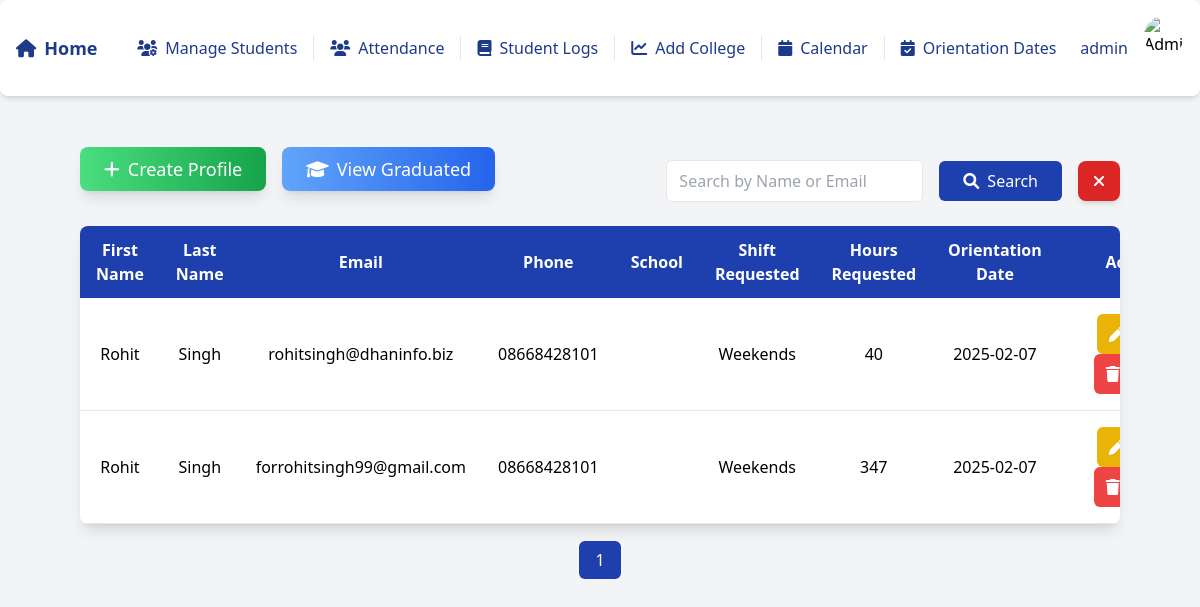
The app's page / (signed in) with its own data.
### students/models.py (models this page shows, shortened)
class StudentProfile(models.Model):
    SHIFT_CHOICES = [
        ('Weekdays', 'Weekdays'),
        ('Weekends', 'Weekends'),
    ]
    WEEKDAYS_CHOICES = [
        ('Monday', 'Monday'),
        ('Tuesday', 'Tuesday'),
        ('Wednesday', 'Wednesday'),
        ('Thursday', 'Thursday'),
        ('Friday', 'Friday'),
    ]
    first_name = models.CharField(max_length=100)
    last_name = models.CharField(max_length=100)
    phone = models.CharField(max_length=15, default='')
    email = models.EmailField(unique=True)
    school = models.CharField(max_length=100)
    college = models.ForeignKey(College, on_delete=models.SET_NULL, null=True, blank=True)
    lchaim_training_completed = models.BooleanField(default=False)
    police_check = models.BooleanField(default=False)
    med_docs = models.BooleanField(default=False)
    hours_requested = models.IntegerField(null=True)
    hours_completed = models.PositiveIntegerField(default=0)
    shift_requested = models.CharField(max_length=10, choices=SHIFT_CHOICES)
    weekdays_selected = models.JSONField(default=list, blank=True)  # Stores selected weekdays as a list
    assigned_shift = models.ForeignKey(Shift, on_delete=models.SET_NULL, null=True, blank=True, related_name="students")
    start_date = models.DateField(null=True)
    end_date = models.DateField(null=True)
    lchaim_orientation_date = models.ForeignKey(OrientationDate, on_delete=models.SET_NULL, null=True, blank=True)
    skills_book_completed = models.BooleanField(default=False)
    comments = models.TextField(blank=True, null=True)
    status = models.CharField(
        max_length=10,
        choices=[('Training', 'Training'), ('Graduated', 'Graduated')],
        default='Training'
    )

class OrientationDate(models.Model):
    date = models.DateField(unique=True)
    description = models.CharField(max_length=255, blank=True, null=True)
    created_at = models.DateTimeField(auto_now_add=True)
    updated_at = models.DateTimeField(auto_now=True)
    def __str__(self):
        return self.date.strftime('%Y-%m-%d')

### students/views.py (the view, shortened to what this page needs)
# urls.py: path('', views.student_profile_list, name='student_profile_list'),
@login_required
def student_profile_list(request):
    query = request.GET.get('q', '')
    orientation_date = request.GET.get('orientation_date', '')
    profiles = StudentProfile.objects.all()
    if orientation_date:
        profiles = profiles.filter(lchaim_orientation_date=orientation_date)
    paginator = Paginator(profiles, 10)
    page_number = request.GET.get('page', 1)
    page_obj = paginator.get_page(page_number)
    is_school_group = request.user.groups.filter(name='School').exists()
    return render(request, 'student_profile_list.html', {
        'page_obj': page_obj,
        'query': query,
        'orientation_date': orientation_date,
        'is_school_group': is_school_group,
    })

### students/templates/student_profile_list.html (shortened to what this page needs)
{% load static %}
<!DOCTYPE html>
<html lang="en">
<head>
    <script src="https://cdn.tailwindcss.com"></script>
    <link href="https://cdnjs.cloudflare.com/ajax/libs/font-awesome/5.15.4/css/all.min.css" rel="stylesheet">
</head>
<body class="bg-gray-100">
    {% include 'navbar.html' %}
    <div class="flex flex-col bg-gray-100 min-h-screen pt-24">
        <div class="px-6 lg:px-20 py-6">
            <div class="lg:flex items-center justify-between">
            {% if is_school_group %}
            <div class="flex justify-center items-center mt-4 text-center">
                <a href="{% url 'create_student_profile' %}" class="bg-gradient-to-r from-green-400 to-green-600 text-white px-6 py-2 rounded-lg text-lg shadow-lg hover:from-green-500 hover:to-green-700 transition ease-in-out duration-200">
                    <i class="fas fa-plus mr-2"></i>Create Profile
                </a>
            </div>
            {% else %}
            <div class="flex flex-wrap gap-4 justify-left mt-4">
                <a href="{% url 'create_student_profile' %}" class="bg-gradient-to-r from-green-400 to-green-600 text-white px-6 py-2 rounded-lg text-lg shadow-lg hover:from-green-500 hover:to-green-700 transition ease-in-out duration-200">
                    <i class="fas fa-plus mr-2"></i>Create Profile
                </a>
                <a href="{% url 'student_graduated_list' %}" class="bg-gradient-to-r from-blue-400 to-blue-600 text-white px-6 py-2 rounded-lg text-lg shadow-lg hover:from-blue-500 hover:to-blue-700 transition ease-in-out duration-200">
                    <i class="fas fa-graduation-cap mr-2"></i>View Graduated
                </a>
            </div>
            <div class=" rounded-lg mt-6  pt-4">
                <form method="get" action="" class="flex gap-4 justify-end items-center">
                    <input type="text" name="q" value="{{ query }}" placeholder="Search by Name or Email"
                        class="border rounded-md px-3 py-2 w-full  focus:outline-none focus:ring-2 focus:ring-blue-800">
                    <button type="submit"
                        class="bg-blue-800 items-center gap-2 text-white px-6 flex flex-row  py-2 rounded-md hover:bg-blue-900 transition duration-200">
                        <i class="fas fa-search"></i> Search
                    </button>
                    <button type="button" onclick="window.location.href='?'"
                    class="bg-red-600 text-white px-4 py-2 rounded-lg shadow-md hover:bg-red-500 transition duration-200 ">
                    <i class="fas fa-times"></i>
                </button>
                </form>
            </div>
        </div>
            <div class="bg-white shadow-lg rounded-lg mt-6 mx-auto overflow-x-auto">
                <table class="min-w-full table-auto border-collapse">
                    <thead class="bg-blue-800 text-white">
                        <tr>
                            <th class="px-4 py-3 text-center">First Name</th>
                            <th class="px-4 py-3 text-center">Last Name</th>
                            <th class="px-4 py-3 text-center">Email</th>
                            <th class="px-4 py-3 text-center">Phone</th>
                            <th class="px-4 py-3 text-center">School</th>
                            <th class="px-4 py-3 text-center">Shift Requested</th>
                            <th class="px-4 py-3 text-center">Hours Requested</th>
                            <th class="px-4 py-3 text-center">Orientation Date</th>
                            <th class="px-4 py-3 text-center">Actions</th>
                        </tr>
                    </thead>
                    <tbody>
                        {% for profile in page_obj %}
                        <tr class="border-b hover:bg-gray-100 transition duration-200">
                            <td class="px-4 py-3 text-center">{{ profile.first_name }}</td>
                            <td class="px-4 py-3 text-center">{{ profile.last_name }}</td>
                            <td class="px-4 py-3 text-center">{{ profile.email }}</td>
                            <td class="px-4 py-3 text-center">{{ profile.phone }}</td>
                            <td class="px-4 py-3 text-center">{{ profile.school }}</td>
                            <td class="px-4 py-3 text-center">{{ profile.get_shift_requested_display }}</td>
                            <td class="px-4 py-3 text-center">{{ profile.hours_requested }}</td>
                            <td class="px-4 py-3 text-center">{{ profile.lchaim_orientation_date }}</td>
                            <td class="px-6 py-4 text-center">
                                <a href="{% url 'update_student_profile' profile.pk %}" class="bg-yellow-500 text-white px-3 py-2 rounded-md inline-flex items-center justify-center space-x-2 hover:bg-yellow-600 transition ease-in-out duration-200">
                                    <i class="fas fa-pen"></i><span>Edit</span>
                                </a>
                                <button onclick="openDeleteModal({{ profile.pk }})" class="bg-red-500 text-white px-3 py-2 rounded-md inline-flex items-center justify-center space-x-2 ml-3 hover:bg-red-600 transition ease-in-out duration-200">
                                    <i class="fas fa-trash"></i><span>Delete</span>
                                </button>
                            </td>
                        </tr>
                        {% endfor %}
                    </tbody>
                </table>
            </div>
            <div class="mt-6 flex justify-center">
                <nav class="w-full">
                    <ul class="flex flex-wrap justify-center items-center gap-2">
                        {% for num in page_obj.paginator.page_range %}
                        <li>
                            <a class="px-4 py-2 rounded-md {% if page_obj.number == num %}bg-blue-800 text-white{% else %}bg-gray-200 text-gray-600{% endif %} hover:bg-blue-800 hover:text-white transition duration-200" href="?page={{ num }}&q={{ query }}&orientation_date={{ orientation_date }}">
                                {{ num }}
                            </a>
                        </li>
                        {% endfor %}
                    </ul>
                </nav>
            </div>
            {% endif %}
        </div>
    </div>
</body>
</html>

### students/templates/navbar.html (shortened to what this page needs)
<!DOCTYPE html>
<html lang="en">
<head>
    <link href="https://cdnjs.cloudflare.com/ajax/libs/font-awesome/6.0.0-beta3/css/all.min.css" rel="stylesheet">
    <script src="https://cdn.tailwindcss.com"></script>
</head>
<body class="bg-gray-100">
<div class="fixed w-full top-0 left-0 z-20">
    <div class="bg-white shadow-md p-4 rounded-lg flex justify-between items-center">
        <div class="flex items-center space-x-4">
            <a href="/" class="text-blue-900 hover:text-blue-700 text-lg font-semibold flex items-center space-x-2 transition duration-300">
                <i class="fas fa-home"></i>
                <span>Home</span>
            </a>
        </div>
        <div class="hidden lg:flex items-center space-x-4">
            <a href="{% url 'student_profile_list' %}" class="text-blue-900 hover:text-blue-700 flex items-center space-x-2 transition duration-300 border-r pr-4">
                <i class="fas fa-users-cog"></i> <span>Manage Students</span>
            </a>
            <a href="{% url 'student_attendance' %}" class="text-blue-900 hover:text-blue-700 flex items-center space-x-2 transition duration-300 border-r pr-4">
                <i class="fas fa-users"></i> <span>Attendance</span>
            </a>
            <a href="{% url 'student_logs' %}" class="text-blue-900 hover:text-blue-700 flex items-center space-x-2 transition duration-300 border-r pr-4">
                <i class="fas fa-book"></i> <span>Student Logs</span>
            </a>
            <a href="{% url 'create_college' %}" class="text-blue-900 hover:text-blue-700 flex items-center space-x-2 transition duration-300 border-r pr-4">
                <i class="fas fa-chart-line"></i> <span>Add College</span>
            </a>
            <a href="{% url 'calendar_student_logs' %}" class="text-blue-900 hover:text-blue-700 flex items-center space-x-2 transition duration-300 border-r pr-4">
                <i class="fas fa-calendar"></i> <span>Calendar</span>
            </a>
            <a href="{% url 'orientation_date_list' %}" class="text-blue-900 hover:text-blue-700 flex items-center space-x-2 transition duration-300">
                <i class="fas fa-calendar-check"></i> <span>Orientation Dates</span>
            </a>
        </div>
        <div class="hidden lg:flex items-center space-x-4 relative">
            <span class="text-blue-900">{{ user.username }}</span>
            <div class="relative">
                <button id="profileDropdownToggle" class="focus:outline-none">
                    {% if user.is_superuser %}
                    <img src="https://imgs.search.brave.com/NC51VdJXCpWmrErvqbLS_f4HHRojgDZTWB6Bi_doPWA/rs:fit:860:0:0:0/g:ce/aHR0cHM6Ly9pbWcu/ZnJlZXBpay5jb20v/ZnJlZS1waG90by9w/b3J0cmFpdC1zZW5p/b3ItZmVtYWxlLXBy/b2Zlc3Nvci1lZHVj/YXRpb24tZGF5XzIz/LTIxNTA5ODAwODgu/anBnP3NlbXQ9YWlz/X2h5YnJpZA" alt="Admin Avatar" class="w-10 h-10 rounded-full cursor-pointer">
                    {% else %}
                    <img src="https://imgs.search.brave.com/4dZymj9_G3yyq_rtQBB3436cJcDYW3nWByX4-l_re3s/rs:fit:500:0:0:0/g:ce/aHR0cHM6Ly9pLnBp/bmltZy5jb20vb3Jp/Z2luYWxzL2FmL2Y5/LzVkL2FmZjk1ZGMx/MjVhMzg1ZDBkNmM1/YzVlNDdiNjliMzdh/LmpwZw" alt="School Avatar" class="w-10 h-10 rounded-full cursor-pointer">
                    {% endif %}
                </button>
            </div>
        </div>
    </div>
</div>
</body>
</html>

### records on screen
StudentProfile: first_name "Rohit", last_name "Singh", email "rohitsingh@dhaninfo.biz", phone "08668428101", shift_requested "Weekends", hours_requested "40", lchaim_orientation_date "2025-02-07"
StudentProfile: first_name "Rohit", last_name "Singh", email "forrohitsingh99@gmail.com", phone "08668428101", shift_requested "Weekends", hours_requested "347", lchaim_orientation_date "2025-02-07"

### other values on screen
{{ user.username }} "admin"
{{ num }} "1"
